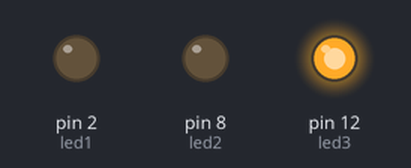
Bench run of a sketch on a simulated Arduino Uno, built with avr-gcc and run on an emulated ATmega328P. Parts: output pins drawn as LEDs (lit = HIGH). Random numbers use the default seed unless the sketch sets one.

Above: at 1.45 s.
At 1.9 s:
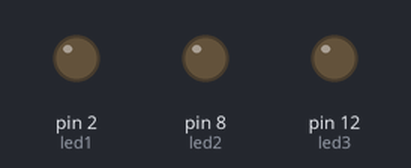
At 21.38 s:
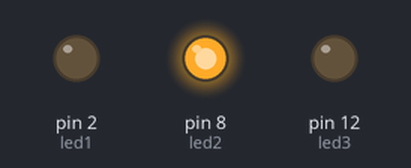
At 33.22 s:
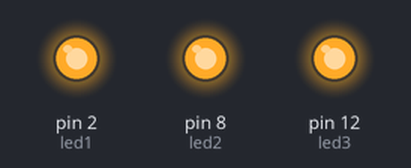
At 39.27 s:
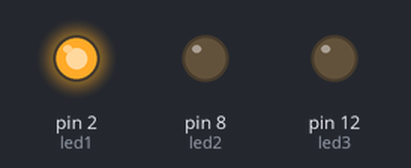
Timing chart, 0 to 40.0 s (numbered marks = the images above):
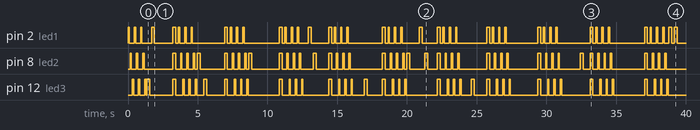

The sketch:

sketch_oct29a.ino
```cpp
int led1 = 2;
int led2 = 8;
int led3 = 12;

void setup() {
  pinMode(led1, OUTPUT);
  pinMode(led2, OUTPUT);
  pinMode(led3, OUTPUT);
}

void loop() {
  // Chase pattern
  for (int i = 0; i < 3; i++) {
    digitalWrite(led1, HIGH);
    delay(100);
    digitalWrite(led1, LOW);
    delay(50);

    digitalWrite(led2, HIGH);
    delay(100);
    digitalWrite(led2, LOW);
    delay(50);

    digitalWrite(led3, HIGH);
    delay(100);
    digitalWrite(led3, LOW);
    delay(50);
  }

  // Random flash
  for (int i = 0; i < 5; i++) {
    int ledToLight = random(led1, led3 + 1);
    digitalWrite(ledToLight, HIGH);
    delay(200);
    digitalWrite(ledToLight, LOW);
    delay(random(100, 300));
  }

  // All LEDs flash together
  digitalWrite(led1, HIGH);
  digitalWrite(led2, HIGH);
  digitalWrite(led3, HIGH);
  delay(200);
  digitalWrite(led1, LOW);
  digitalWrite(led2, LOW);
  digitalWrite(led3, LOW);
  delay(200);
}
```

Measured:
- by itself, pin 2 (led1): LOW → HIGH at 0.00 s, → LOW 0.10 s later, → HIGH 0.35 s later, → LOW 0.10 s later, … (96 changes in this stretch)
- by itself, pin 8 (led2): LOW → HIGH at 0.15 s, → LOW 0.10 s later, → HIGH 0.35 s later, → LOW 0.10 s later, … (98 changes in this stretch)
- by itself, pin 12 (led3): LOW → HIGH at 0.30 s, → LOW 0.10 s later, → HIGH 0.35 s later, → LOW 0.10 s later, … (94 changes in this stretch)
